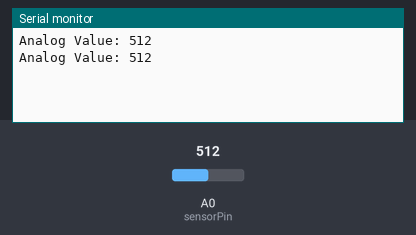
Bench run of a sketch on a simulated Arduino Uno, built with avr-gcc and run on an emulated ATmega328P. On the bench: the last lines printed to the serial monitor. Inputs (shaded band) come from the test bench; at power-on: A0 (sensorPin) = 512.

Above: at 3.3 s.
3.4 s: A0 (sensorPin) set to 716
At 5.5 s:
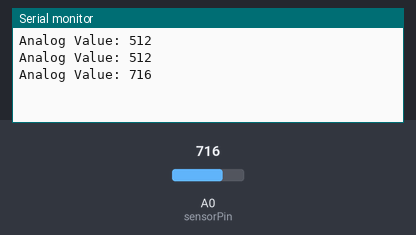
6.7 s: A0 (sensorPin) set to 900
At 8.6 s:
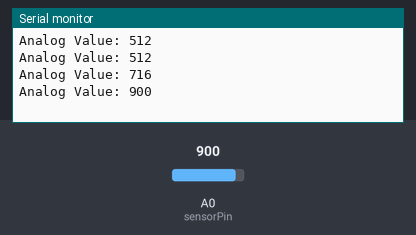
Timing chart, 0 to 10.1 s (numbered marks = the images above; inputs shaded):
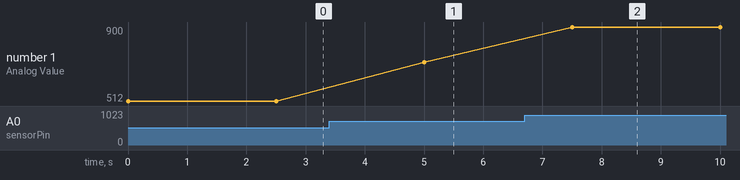

The sketch:

level_func.ino
```cpp
int sensorPin = A0;
int sensorValue;

void setup() {
 Serial.begin(9600);
}

void loop() {

 sensorValue = analogRead(sensorPin);
 Serial.print("Analog Value: ");
 Serial.println(sensorValue);

 delay(2500);
}
```

Measured:
- after the input at 3.4 s, the serial monitor: prints a new line after 1.6 s (image 1)
- after the input at 6.7 s, the serial monitor: prints a new line after 0.80 s (image 2)
- plotted number 1: 512 → 716 after the input at 3.4 s, 716 → 900 after the input at 6.7 s
